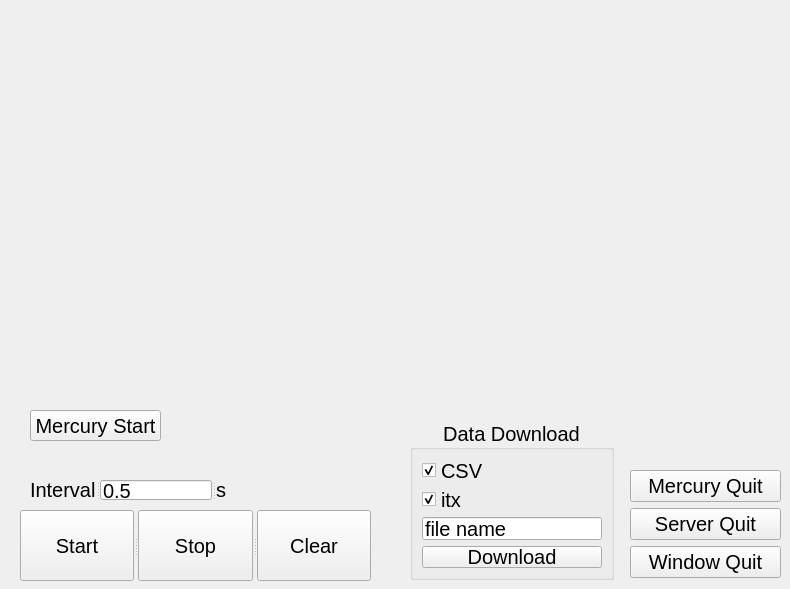
<?xml version="1.0" encoding="UTF-8"?>
<ui version="4.0">
 <class>QWidget</class>
 <widget class="QWidget" name="QWidget">
  <property name="windowModality">
   <enum>Qt::NonModal</enum>
  </property>
  <property name="enabled">
   <bool>true</bool>
  </property>
  <property name="geometry">
   <rect>
    <x>0</x>
    <y>0</y>
    <width>790</width>
    <height>589</height>
   </rect>
  </property>
  <property name="sizePolicy">
   <sizepolicy hsizetype="Preferred" vsizetype="Preferred">
    <horstretch>0</horstretch>
    <verstretch>0</verstretch>
   </sizepolicy>
  </property>
  <property name="font">
   <font>
    <pointsize>15</pointsize>
   </font>
  </property>
  <property name="cursor">
   <cursorShape>ArrowCursor</cursorShape>
  </property>
  <property name="windowTitle">
   <string>Form</string>
  </property>
  <widget class="MplWidget" name="MplWidget" native="true">
   <property name="geometry">
    <rect>
     <x>0</x>
     <y>0</y>
     <width>791</width>
     <height>401</height>
    </rect>
   </property>
   <property name="sizePolicy">
    <sizepolicy hsizetype="Preferred" vsizetype="Preferred">
     <horstretch>0</horstretch>
     <verstretch>0</verstretch>
    </sizepolicy>
   </property>
  </widget>
  <widget class="QGroupBox" name="groupBox">
   <property name="geometry">
    <rect>
     <x>410</x>
     <y>420</y>
     <width>204</width>
     <height>160</height>
    </rect>
   </property>
   <property name="title">
    <string>Data Download</string>
   </property>
   <property name="alignment">
    <set>Qt::AlignCenter</set>
   </property>
   <property name="flat">
    <bool>false</bool>
   </property>
   <property name="checkable">
    <bool>false</bool>
   </property>
   <layout class="QVBoxLayout" name="verticalLayout">
    <item>
     <widget class="QCheckBox" name="csvcheck">
      <property name="tabletTracking">
       <bool>false</bool>
      </property>
      <property name="text">
       <string>CSV</string>
      </property>
      <property name="checked">
       <bool>true</bool>
      </property>
      <property name="tristate">
       <bool>true</bool>
      </property>
     </widget>
    </item>
    <item>
     <widget class="QCheckBox" name="itxcheck">
      <property name="text">
       <string>itx</string>
      </property>
      <property name="checked">
       <bool>true</bool>
      </property>
      <property name="tristate">
       <bool>true</bool>
      </property>
     </widget>
    </item>
    <item>
     <widget class="QLineEdit" name="name">
      <property name="text">
       <string>file name</string>
      </property>
     </widget>
    </item>
    <item>
     <widget class="QPushButton" name="downloadbtn">
      <property name="text">
       <string>Download</string>
      </property>
     </widget>
    </item>
   </layout>
  </widget>
  <widget class="QSplitter" name="splitter">
   <property name="geometry">
    <rect>
     <x>30</x>
     <y>480</y>
     <width>196</width>
     <height>20</height>
    </rect>
   </property>
   <property name="orientation">
    <enum>Qt::Horizontal</enum>
   </property>
   <widget class="QLabel" name="interval_label">
    <property name="text">
     <string>Interval</string>
    </property>
   </widget>
   <widget class="QLineEdit" name="interval">
    <property name="sizePolicy">
     <sizepolicy hsizetype="Expanding" vsizetype="Expanding">
      <horstretch>0</horstretch>
      <verstretch>0</verstretch>
     </sizepolicy>
    </property>
    <property name="text">
     <string>0.5</string>
    </property>
   </widget>
   <widget class="QLabel" name="interval_unit">
    <property name="text">
     <string>s</string>
    </property>
   </widget>
  </widget>
  <widget class="QSplitter" name="splitter_2">
   <property name="geometry">
    <rect>
     <x>20</x>
     <y>510</y>
     <width>351</width>
     <height>71</height>
    </rect>
   </property>
   <property name="orientation">
    <enum>Qt::Horizontal</enum>
   </property>
   <widget class="QPushButton" name="startbtn">
    <property name="text">
     <string>Start</string>
    </property>
   </widget>
   <widget class="QPushButton" name="stopbtn">
    <property name="text">
     <string>Stop</string>
    </property>
   </widget>
   <widget class="QPushButton" name="clearbtn">
    <property name="text">
     <string>Clear</string>
    </property>
   </widget>
  </widget>
  <widget class="QPushButton" name="mercurystartbtn">
   <property name="geometry">
    <rect>
     <x>30</x>
     <y>410</y>
     <width>131</width>
     <height>31</height>
    </rect>
   </property>
   <property name="text">
    <string>Mercury Start</string>
   </property>
  </widget>
  <widget class="QWidget" name="">
   <property name="geometry">
    <rect>
     <x>630</x>
     <y>470</y>
     <width>151</width>
     <height>111</height>
    </rect>
   </property>
   <layout class="QVBoxLayout" name="verticalLayout_2">
    <item>
     <widget class="QPushButton" name="mercuryquitbtn">
      <property name="text">
       <string>Mercury Quit</string>
      </property>
     </widget>
    </item>
    <item>
     <widget class="QPushButton" name="serverquitbtn">
      <property name="text">
       <string>Server Quit</string>
      </property>
     </widget>
    </item>
    <item>
     <widget class="QPushButton" name="windowquitbtn">
      <property name="text">
       <string>Window Quit</string>
      </property>
     </widget>
    </item>
   </layout>
  </widget>
 </widget>
 <customwidgets>
  <customwidget>
   <class>MplWidget</class>
   <extends>QWidget</extends>
   <header>mplwidget.h</header>
   <container>1</container>
  </customwidget>
 </customwidgets>
 <resources/>
 <connections>
  <connection>
   <sender>windowquitbtn</sender>
   <signal>clicked()</signal>
   <receiver>QWidget</receiver>
   <slot>close()</slot>
   <hints>
    <hint type="sourcelabel">
     <x>403</x>
     <y>493</y>
    </hint>
    <hint type="destinationlabel">
     <x>470</x>
     <y>494</y>
    </hint>
   </hints>
  </connection>
 </connections>
</ui>
